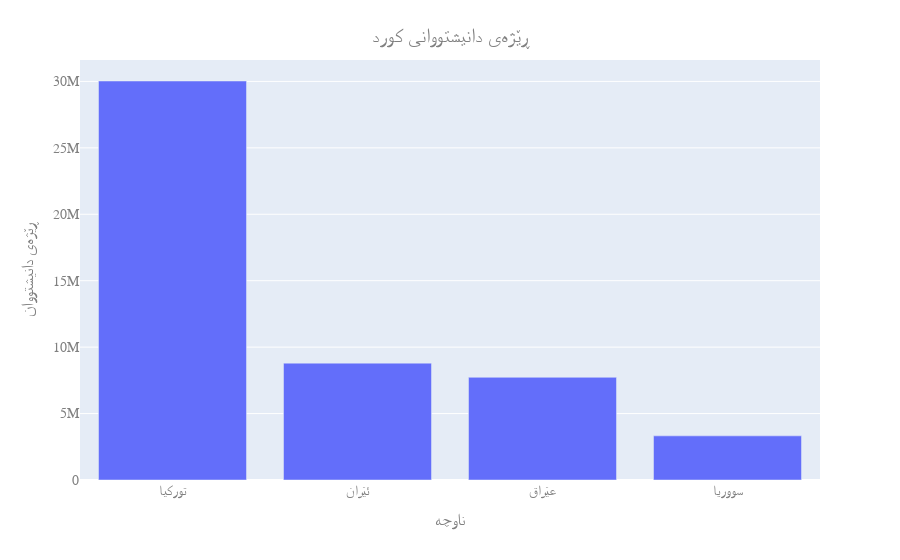

Notebook source saved alongside this figure:
### Markdown cell above
## Sorani Kurdish plot

1. Add Sorani Kurdish title label, and axes labels.
2. Mirror UI, if required.
3. Calculate `tickvals` and generate `ticktext` values by appling `convert_to_sorani_ns()` in order to convert Western Arabic digits to Eastern Arabic digits, scale numbers to millions, and trim numbers.

### Code cell
fig = px.bar(x=total_df.index, y=total_df.values)

fig.update_layout(
    title={
        'text': 'ڕێژەی دانیشتووانی کورد',
        'y':0.95,
        'x':0.5,
        'xanchor': 'center',
        'yanchor': 'top'},
    xaxis_title="ناوچە",
    yaxis_title="ڕێژەی دانیشتووان",
    font=dict(
        family="Vazirmatn",
        size=14,
        color="Grey"
    )
)

fig.show()

### Figure 1 — Plotly figure (JSON) as saved in the notebook; plotly's stock layout.template omitted (floating-point values rounded to 4 significant figures)
{"data": [{"alignmentgroup": "True", "hovertemplate": "x=%{x}<br>y=%{y}<extra></extra>", "legendgroup": "", "marker": {"color": "#636efa", "pattern": {"shape": ""}}, "name": "", "offsetgroup": "", "orientation": "v", "showlegend": false, "textposition": "auto", "type": "bar", "x": ["تورکیا", "ئێران", "عێراق", "سووریا"], "xaxis": "x", "y": [30032000, 8796000, 7729000, 3322000], "yaxis": "y"}], "layout": {"barmode": "relative", "font": {"color": "Grey", "family": "Vazirmatn", "size": 14}, "legend": {"tracegroupgap": 0}, "margin": {"t": 60}, "title": {"text": "ڕێژەی دانیشتووانی کورد", "x": 0.5, "xanchor": "center", "y": 0.95, "yanchor": "top"}, "xaxis": {"anchor": "y", "domain": [0, 1], "title": {"text": "ناوچە"}}, "yaxis": {"anchor": "x", "domain": [0, 1], "title": {"text": "ڕێژەی دانیشتووان"}}}}
